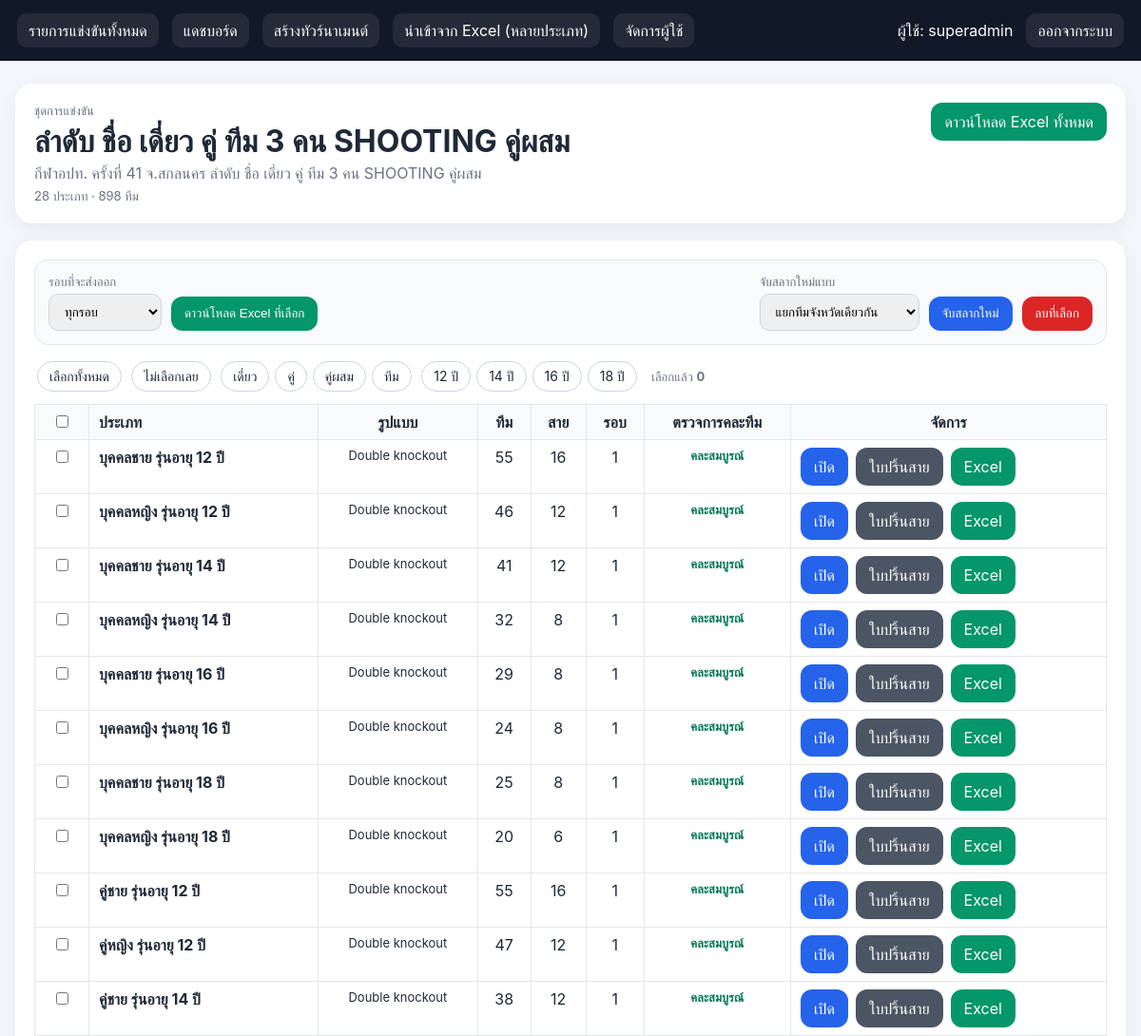
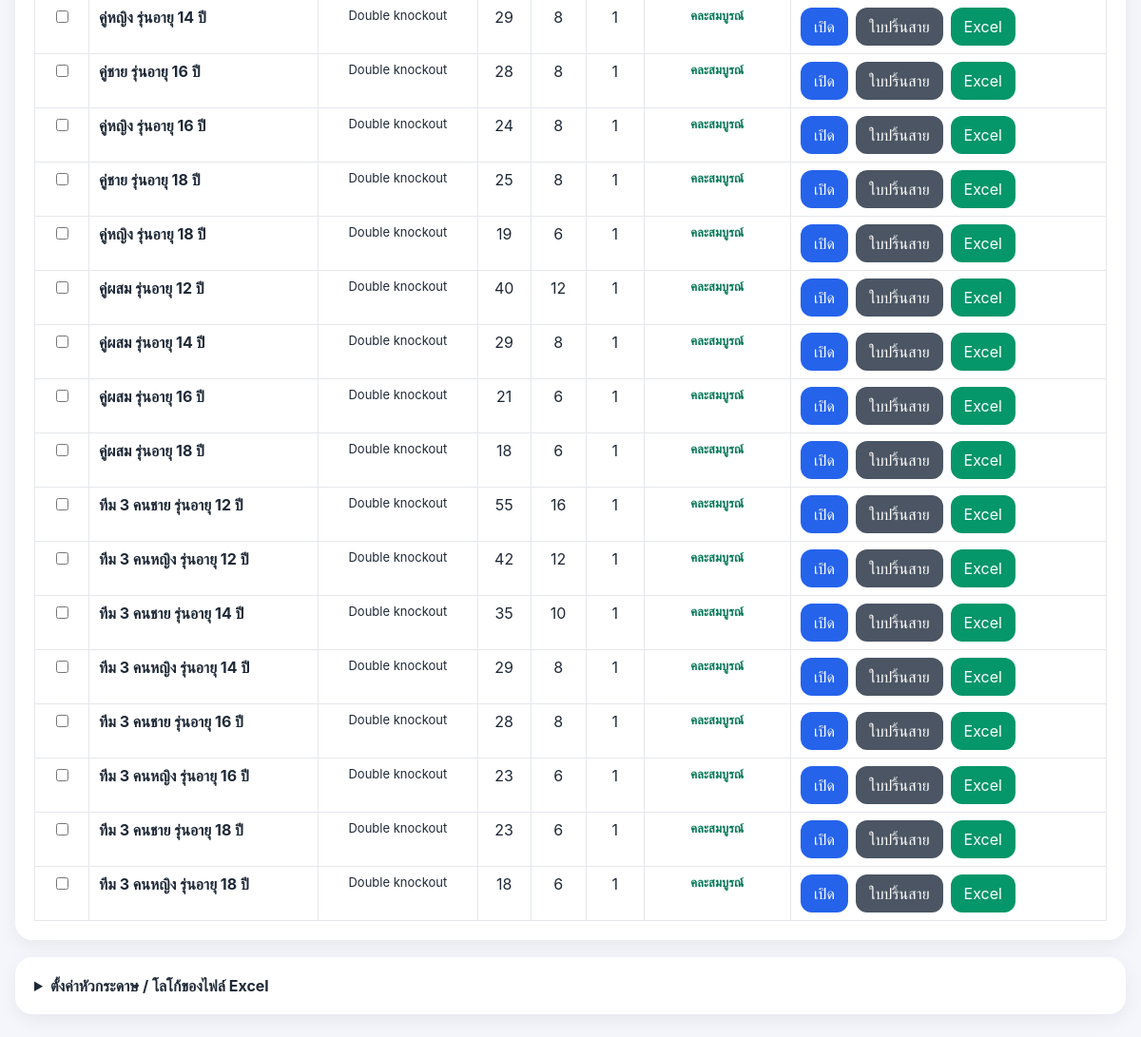
The app's page /batches/2 (signed in) with its own data (2 pictures, top to bottom).
### tables this page shows
CREATE TABLE users (
            id INTEGER PRIMARY KEY AUTOINCREMENT,
            username TEXT UNIQUE NOT NULL,
            password_hash TEXT NOT NULL,
            role TEXT NOT NULL CHECK(role IN ('super_admin', 'admin')),
            created_by INTEGER,
            is_active INTEGER NOT NULL DEFAULT 1,
            create_quota INTEGER NOT NULL DEFAULT 0,
            created_count INTEGER NOT NULL DEFAULT 0,
            expires_at TEXT,
            created_at TEXT NOT NULL,
            updated_at TEXT NOT NULL,
            FOREIGN KEY(created_by) REFERENCES users(id)
        );

CREATE TABLE tournament_batches (
            id INTEGER PRIMARY KEY AUTOINCREMENT,
            name TEXT NOT NULL,
            subtitle TEXT,
            owner_id INTEGER NOT NULL,
            left_logo BLOB,
            right_logo BLOB,
            use_default_right_logo INTEGER NOT NULL DEFAULT 1,
            created_at TEXT NOT NULL
        );

CREATE TABLE tournaments (
            id INTEGER PRIMARY KEY AUTOINCREMENT,
            name TEXT NOT NULL,
            owner_id INTEGER NOT NULL,
            team_count INTEGER NOT NULL,
            group_count INTEGER NOT NULL,
            group_sizes_json TEXT NOT NULL,
            avoid_same INTEGER NOT NULL DEFAULT 1,
            competition_type TEXT NOT NULL DEFAULT 'double_knockout',
            qualify_per_group INTEGER NOT NULL DEFAULT 2,
            status TEXT NOT NULL DEFAULT 'draft',
            created_at TEXT NOT NULL, batch_id INTEGER, event_label TEXT, event_category TEXT, event_gender TEXT, event_age INTEGER, sort_order INTEGER,
            FOREIGN KEY(owner_id) REFERENCES users(id)
        );

### app.py (the view)
@app.route("/batches/<int:batch_id>")
@login_required
def view_batch(batch_id):
    user = current_user()
    batch = get_batch_for_user(batch_id, user)
    if not batch:
        flash("ไม่พบชุดการแข่งขัน", "error")
        return redirect(url_for("dashboard"))
    tournaments = batch_tournaments(batch_id)
    categories = [c for c in bulk_events.CATEGORY_ORDER if any((t["event_category"] or "อื่นๆ") == c for t in tournaments)]
    ages = sorted({t["event_age"] for t in tournaments if t["event_age"]})
    mix_audits = {t["id"]: tournament_mix_audit(t["id"]) for t in tournaments}
    return render_template(
        "batch_detail.html",
        batch=batch,
        tournaments=tournaments,
        categories=categories,
        ages=ages,
        avoid_modes=AVOID_MODES,
        mix_audits=mix_audits,
    )

### app.py (called while the page is built)
def table_exists(db, table_name):
    row = db.execute(
        "SELECT name FROM sqlite_master WHERE type = 'table' AND name = ?",
        (table_name,),
    ).fetchone()
    return row is not None

def get_db():
    if "db" not in g:
        g.db = sqlite3.connect(DATABASE)
        g.db.row_factory = sqlite3.Row
        ensure_runtime_schema(g.db)
    return g.db

def current_user():
    uid = session.get("user_id")
    if not uid:
        return None
    return get_db().execute("SELECT * FROM users WHERE id = ?", (uid,)).fetchone()

def login_required(view):
    @wraps(view)
    def wrapped(*args, **kwargs):
        if not current_user():
            flash("กรุณาเข้าสู่ระบบก่อน", "error")
            return redirect(url_for("login"))
        return view(*args, **kwargs)
    return wrapped

def competition_type_label(value):
    labels = {
        "double_knockout": "Double knockout",
        "double_elimination": "Double knockout",
        "knockout": "Knockout",
    }
    return labels.get(value, value or "-")

@app.context_processor
def inject_user():
    return {
        "current_user": current_user(),
        "competition_type_label": competition_type_label,
        "stage_can_edit": stage_is_editable,
    }

def get_batch_for_user(batch_id, user):
    db = get_db()
    batch = db.execute("SELECT * FROM tournament_batches WHERE id = ?", (batch_id,)).fetchone()
    if not batch or not user:
        return None
    if user["role"] != "super_admin" and batch["owner_id"] != user["id"]:
        return None
    return batch

def batch_tournaments(batch_id):
    return get_db().execute(
        """
        SELECT t.*, u.username AS owner_name,
               (SELECT COUNT(*) FROM tournament_rounds r WHERE r.tournament_id = t.id) AS round_count
        FROM tournaments t JOIN users u ON u.id = t.owner_id
        WHERE t.batch_id = ?
        ORDER BY COALESCE(t.sort_order, 9999), t.id
        """,
        (batch_id,),
    ).fetchall()

### templates/batch_detail.html (shortened to what this page needs)
{% extends "base.html" %}
{% block content %}
<div class="card">
    <div style="display:flex; justify-content:space-between; gap:12px; flex-wrap:wrap; align-items:flex-start;">
        <div>
            <div class="muted small">ชุดการแข่งขัน</div>
            <h1 style="margin:4px 0;">{{ batch['name'] }}</h1>
            <div class="muted">{{ batch['subtitle'] or '' }}</div>
            <div class="muted small" style="margin-top:6px;">{{ tournaments|length }} ประเภท · {{ tournaments|sum(attribute='team_count') }} ทีม</div>
        </div>
        <a class="btn success" href="{{ url_for('export_batch', batch_id=batch['id'], rounds='all') }}">ดาวน์โหลด Excel ทั้งหมด</a>
    </div>
</div>
<div class="card">
<form method="get" id="batch_form" action="{{ url_for('export_batch', batch_id=batch['id']) }}">
    <div class="toolbar">
        <div class="grp">
            <span class="small muted">รอบที่จะส่งออก</span>
            <select name="rounds">
                <option value="all">ทุกรอบ</option>
            </select>
        </div>
        <button type="submit" class="btn success sel-btn">ดาวน์โหลด Excel ที่เลือก</button>
        <div class="grp">
            <span class="small muted">จับสลากใหม่แบบ</span>
            <select name="avoid_mode">
                {% for key, label in avoid_modes.items() %}<option value="{{ key }}">{{ label }}</option>{% endfor %}
            </select>
        </div>
        <button type="submit" class="btn sel-btn" formmethod="post" formaction="{{ url_for('redraw_batch', batch_id=batch['id']) }}"
                onclick="return confirm('จับสลากรอบแรกใหม่สำหรับประเภทที่เลือก? (เฉพาะที่ยังไม่มีคะแนน)');">จับสลากใหม่</button>
        <button type="submit" class="btn danger sel-btn" formmethod="post" formaction="{{ url_for('delete_batch_selected', batch_id=batch['id']) }}"
                onclick="return confirm('ลบประเภทที่เลือกทั้งหมด? ข้อมูลคะแนนจะหายด้วย');">ลบที่เลือก</button>
    </div>
    <div style="margin-bottom:10px;">
        <span class="chip" data-act="all">เลือกทั้งหมด</span>
        <span class="chip" data-act="none">ไม่เลือกเลย</span>
        {% for c in categories %}<span class="chip" data-cat="{{ c }}">{{ c }}</span>{% endfor %}
        {% for a in ages %}<span class="chip" data-age="{{ a }}">{{ a }} ปี</span>{% endfor %}
        <span class="muted small" style="margin-left:8px;">เลือกแล้ว <strong id="sel_count">0</strong></span>
    </div>
    <div style="overflow-x:auto;">
    <table class="ev-table">
        <thead>
            <tr>
                <th style="width:36px;"><input type="checkbox" id="check_all" style="width:auto;"></th>
                <th style="text-align:left;">ประเภท</th>
                <th>รูปแบบ</th>
                <th>ทีม</th>
                <th>สาย</th>
                <th>รอบ</th>
                <th>ตรวจการคละทีม</th>
                <th>จัดการ</th>
            </tr>
        </thead>
        <tbody>
        {% for t in tournaments %}
            <tr class="ev-row" data-cat="{{ t['event_category'] or 'อื่นๆ' }}" data-age="{{ t['event_age'] or '' }}">
                <td style="text-align:center;"><input type="checkbox" name="ids" value="{{ t['id'] }}" class="ev-check" style="width:auto;"></td>
                <td><strong>{{ t['name'] }}</strong></td>
                <td style="text-align:center;" class="small">{{ competition_type_label(t['competition_type']) }}</td>
                <td style="text-align:center;">{{ t['team_count'] }}</td>
                <td style="text-align:center;">{{ t['group_count'] }}</td>
                <td style="text-align:center;">{{ t['round_count'] }}</td>
                {% set audit = mix_audits.get(t['id']) %}
                <td style="text-align:center;" class="small">
                    {% if audit.province_pairs == 0 and audit.org_pairs == 0 %}
                    <span style="color:#047857;font-weight:700;">คละสมบูรณ์</span>
                    {% else %}
                    จังหวัดซ้ำ {{ audit.province_pairs }} คู่ / {{ audit.province_groups }} สาย<br>
                    หน่วยงานซ้ำ {{ audit.org_pairs }} คู่ / {{ audit.org_groups }} สาย
                    {% endif %}
                </td>
                <td>
                    <div class="actions">
                        <a class="btn" href="{{ url_for('view_tournament', tournament_id=t['id']) }}">เปิด</a>
                        <a class="btn secondary" href="{{ url_for('print_groups_sheet', tournament_id=t['id']) }}" target="_blank">ใบปริ้นสาย</a>
                        <a class="btn success" href="{{ url_for('export_tournament_excel', tournament_id=t['id']) }}">Excel</a>
                    </div>
                </td>
            </tr>
        {% endfor %}
        </tbody>
    </table>
    </div>
</form>
</div>
<div class="card">
    <details>
        <summary style="cursor:pointer; font-weight:700;">ตั้งค่าหัวกระดาษ / โลโก้ของไฟล์ Excel</summary>
    </details>
</div>
{% endblock %}

### templates/base.html (shortened to what this page needs)
<!doctype html>
<html lang="th">
<head>
</head>
<body>
  <div class="nav">
    <a href="{{ url_for('home') }}">รายการแข่งขันทั้งหมด</a>
    {% if current_user %}
      <a href="{{ url_for('dashboard') }}">แดชบอร์ด</a>
      <a href="{{ url_for('create_tournament') }}">สร้างทัวร์นาเมนต์</a>
      <a href="{{ url_for('import_events') }}">นำเข้าจาก Excel (หลายประเภท)</a>
      {% if current_user['role'] == 'super_admin' %}
      <a href="{{ url_for('manage_users') }}">จัดการผู้ใช้</a>
      {% endif %}
      <span>ผู้ใช้: {{ current_user['username'] }}</span>
      <a href="{{ url_for('logout') }}">ออกจากระบบ</a>
    {% else %}
      <span class="spacer"></span>
      <a href="{{ url_for('login') }}">เข้าสู่ระบบ</a>
    {% endif %}
  </div>
  <div class="wrap">
    {% block content %}{% endblock %}
  </div>
</body>
</html>

### templates/base.html (style rules this page uses)
body { font-family:-apple-system,BlinkMacSystemFont,'Segoe UI',sans-serif;background:#f4f6fb;margin:0;color:#1f2937 }
.nav { background:#111827;color:#fff;padding:14px 18px;display:flex;gap:14px;align-items:center;flex-wrap:wrap }
.nav a { color:#fff;text-decoration:none;padding:8px 12px;border-radius:10px;background:rgba(255,255,255,.08) }
.wrap { max-width:1200px;margin:24px auto;padding:0 16px }
.card { background:#fff;border-radius:18px;padding:20px;box-shadow:0 6px 20px rgba(0,0,0,.06);margin-bottom:18px }
.muted { color:#6b7280 }
.btn { display:inline-block;border:0;border-radius:12px;padding:10px 14px;background:#2563eb;color:#fff;text-decoration:none;cursor:pointer }
.btn.success { background:#059669 }
.btn.danger { background:#dc2626 }
.btn.secondary { background:#4b5563 }
input,textarea,select { width:100%;padding:10px 12px;border:1px solid #d1d5db;border-radius:10px;box-sizing:border-box }
table { width:100%;border-collapse:collapse }
th,td { border:1px solid #e5e7eb;padding:8px;vertical-align:top }
th { background:#f8fafc }
.actions { display:flex;gap:8px;flex-wrap:wrap }
.small { font-size:13px }

### templates/batch_detail.html (style rules this page uses)
.chip { display:inline-block;border:1px solid #cbd5e1;background:#fff;border-radius:999px;padding:6px 12px;margin:3px;cursor:pointer;font-size:14px }
.ev-table td,.ev-table th { padding:8px 10px }
.toolbar { display:flex;gap:10px;flex-wrap:wrap;align-items:end;padding:14px;background:#f8fafc;border:1px solid #e5e7eb;border-radius:14px;margin-bottom:14px }
.toolbar select { width:auto }
.toolbar .grp { display:flex;flex-direction:column;gap:4px }

### records on screen
users: username "superadmin"
tournament_batches: name "ลำดับ ชื่อ เดี่ยว คู่ ทีม 3 คน SHOOTING คู่ผสม", subtitle "กีฬาอปท. ครั้งที่ 41 จ.สกลนคร ลำดับ ชื่อ เดี่ยว คู่ ทีม 3 คน SHOOTING คู่ผสม"
tournaments: name "บุคคลชาย รุ่นอายุ 12 ปี", competition_type "Double knockout", team_count "55", group_count "16", round_count "1"
tournaments: name "บุคคลหญิง รุ่นอายุ 12 ปี", competition_type "Double knockout", team_count "46", group_count "12", round_count "1"
tournaments: name "บุคคลชาย รุ่นอายุ 14 ปี", competition_type "Double knockout", team_count "41", group_count "12", round_count "1"
tournaments: name "บุคคลหญิง รุ่นอายุ 14 ปี", competition_type "Double knockout", team_count "32", group_count "8", round_count "1"
tournaments: name "บุคคลชาย รุ่นอายุ 16 ปี", competition_type "Double knockout", team_count "29", group_count "8", round_count "1"
tournaments: name "บุคคลหญิง รุ่นอายุ 16 ปี", competition_type "Double knockout", team_count "24", group_count "8", round_count "1"
tournaments: name "บุคคลชาย รุ่นอายุ 18 ปี", competition_type "Double knockout", team_count "25", group_count "8", round_count "1"
tournaments: name "บุคคลหญิง รุ่นอายุ 18 ปี", competition_type "Double knockout", team_count "20", group_count "6", round_count "1"
tournaments: name "คู่ชาย รุ่นอายุ 12 ปี", competition_type "Double knockout", team_count "55", group_count "16", round_count "1"
tournaments: name "คู่หญิง รุ่นอายุ 12 ปี", competition_type "Double knockout", team_count "47", group_count "12", round_count "1"
tournaments: name "คู่ชาย รุ่นอายุ 14 ปี", competition_type "Double knockout", team_count "38", group_count "12", round_count "1"
tournaments: name "คู่หญิง รุ่นอายุ 14 ปี", competition_type "Double knockout", team_count "29", group_count "8", round_count "1"
tournaments: name "คู่ชาย รุ่นอายุ 16 ปี", competition_type "Double knockout", team_count "28", group_count "8", round_count "1"
tournaments: name "คู่หญิง รุ่นอายุ 16 ปี", competition_type "Double knockout", team_count "24", group_count "8", round_count "1"
tournaments: name "คู่ชาย รุ่นอายุ 18 ปี", competition_type "Double knockout", team_count "25", group_count "8", round_count "1"
tournaments: name "คู่หญิง รุ่นอายุ 18 ปี", competition_type "Double knockout", team_count "19", group_count "6", round_count "1"
tournaments: name "คู่ผสม รุ่นอายุ 12 ปี", competition_type "Double knockout", team_count "40", group_count "12", round_count "1"
tournaments: name "คู่ผสม รุ่นอายุ 14 ปี", competition_type "Double knockout", team_count "29", group_count "8", round_count "1"
tournaments: name "คู่ผสม รุ่นอายุ 16 ปี", competition_type "Double knockout", team_count "21", group_count "6", round_count "1"
tournaments: name "คู่ผสม รุ่นอายุ 18 ปี", competition_type "Double knockout", team_count "18", group_count "6", round_count "1"
tournaments: name "ทีม 3 คนชาย รุ่นอายุ 12 ปี", competition_type "Double knockout", team_count "55", group_count "16", round_count "1"
tournaments: name "ทีม 3 คนหญิง รุ่นอายุ 12 ปี", competition_type "Double knockout", team_count "42", group_count "12", round_count "1"
tournaments: name "ทีม 3 คนชาย รุ่นอายุ 14 ปี", competition_type "Double knockout", team_count "35", group_count "10", round_count "1"
tournaments: name "ทีม 3 คนหญิง รุ่นอายุ 14 ปี", competition_type "Double knockout", team_count "29", group_count "8", round_count "1"
tournaments: name "ทีม 3 คนชาย รุ่นอายุ 16 ปี", competition_type "Double knockout", team_count "28", group_count "8", round_count "1"
tournaments: name "ทีม 3 คนหญิง รุ่นอายุ 16 ปี", competition_type "Double knockout", team_count "23", group_count "6", round_count "1"
tournaments: name "ทีม 3 คนชาย รุ่นอายุ 18 ปี", competition_type "Double knockout", team_count "23", group_count "6", round_count "1"
tournaments: name "ทีม 3 คนหญิง รุ่นอายุ 18 ปี", competition_type "Double knockout", team_count "18", group_count "6", round_count "1"

### other values on screen
{{ tournaments|length }} "28"
{{ tournaments|sum(attribute='team_count') }} "898"
{{ c }} "เดี่ยว" "คู่" "คู่ผสม" "ทีม"
{{ a }} "12" "14" "16" "18"
form field avoid_mode "แยกทีมจังหวัดเดียวกัน"
